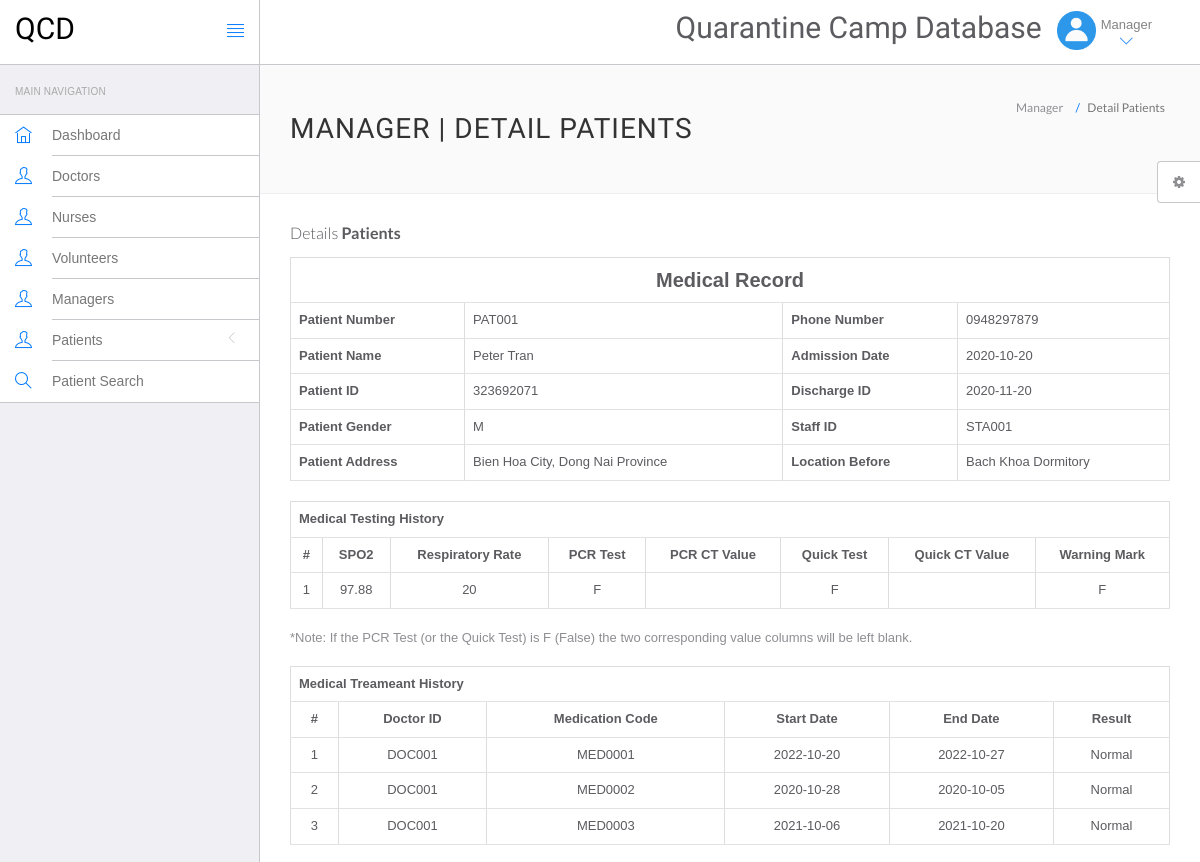
The page /camp/patient-view.php?viewid=PAT001 (signed in, upper part) on the database as committed earlier.
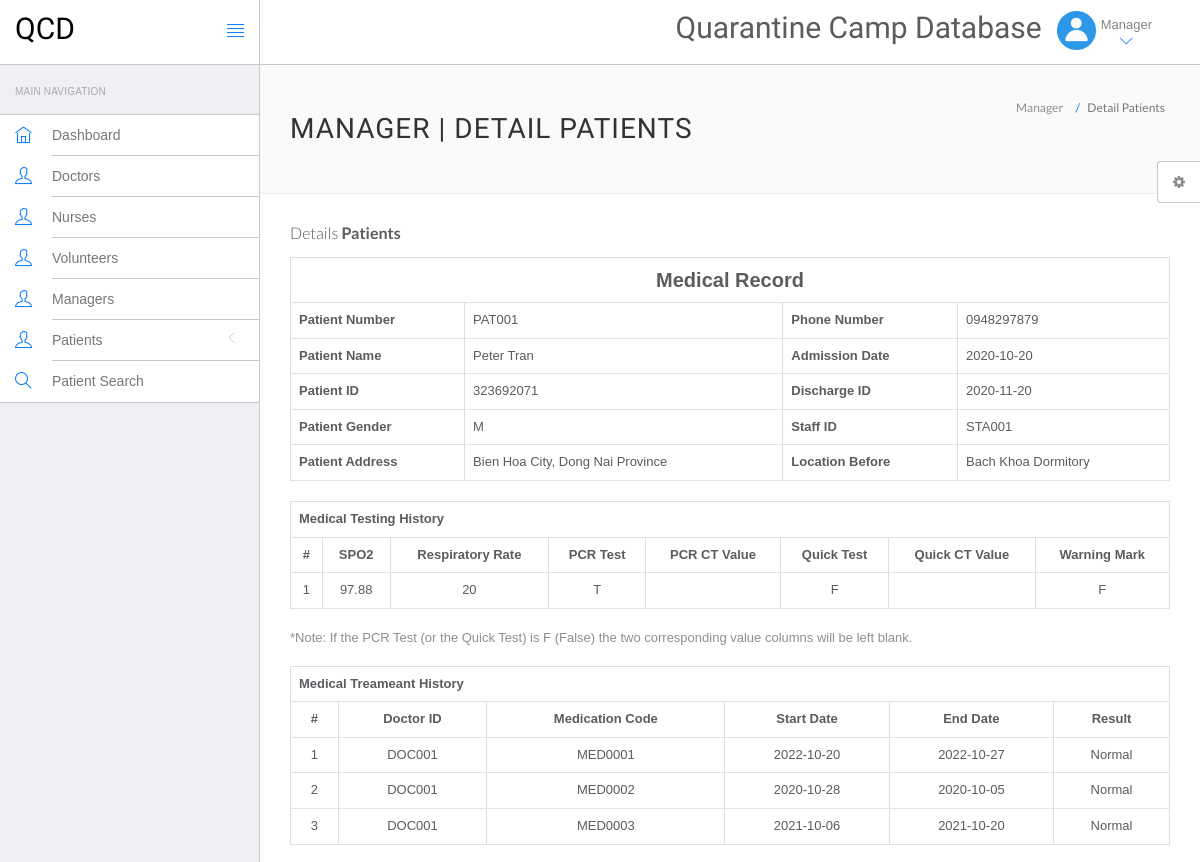
The same page on the database as committed later.
### tables this page shows
CREATE TABLE PATIENT
(
	Patient_no CHAR(6) PRIMARY KEY,
	Patient_name VARCHAR(30) NOT NULL,
	ID_no CHAR(9) NOT NULL,
	Phone_no CHAR(10),
	Gender CHAR(1),
	Patient_address VARCHAR(50),
	Discharge_date DATE,
	Nurse_ID CHAR(6),
	Admission_date DATE NOT NULL,
	Location_before VARCHAR(50),
	Staff_ID CHAR(6),
	CONSTRAINT          check_patient_gender CHECK (Gender = 'M' or Gender = 'F' or Gender IS NULL),
	CONSTRAINT          fk_patient_nurse_cares FOREIGN KEY (Nurse_ID) 
                                REFERENCES NURSE(Nurse_ID)
                                ON DELETE SET NULL,
	CONSTRAINT          fk_patient_staff_admits FOREIGN KEY(Staff_ID) 
                                REFERENCES STAFF(Staff_ID)
                                ON DELETE SET NULL
);

CREATE TABLE PATIENT_TEST_RESULTS ( 
    Patient_no          CHAR(6), 
    SPO2                DECIMAL(5,2),       
    Respiratory_rate    INT, 
    PCR_test            CHAR(1), 
    PCR_ct_value        INT,
    Quick_test          CHAR(1), 
    Quick_ct_value      INT,
    Warning_mark        CHAR(1),
    CONSTRAINT          check_boolean CHECK ((PCR_test = 'T' or PCR_test = 'F' or PCR_test IS NULL) 
                                            and (Quick_test = 'T' or Quick_test = 'F' or Quick_test IS NULL) 
                                            and (Warning_mark = 'T' or Warning_mark = 'F' or Warning_mark IS NULL)),
    PRIMARY KEY         (Patient_no, SPO2, Respiratory_rate, PCR_test, Quick_test), 
    CONSTRAINT          fk_test_patient_no FOREIGN KEY (Patient_no) 
                                REFERENCES PATIENT(Patient_no) 
                                ON DELETE CASCADE
);

CREATE TABLE TREATS ( 
    Patient_no          CHAR(6),      
    Doctor_ID           CHAR(6),      
    Medication_code     CHAR(7),    
    Start_date          DATE, 
    End_date            DATE, 
    Treat_result        VARCHAR(255), 
    PRIMARY KEY         (Patient_no, Doctor_ID, Medication_code), 
    CONSTRAINT          fk_treat_medication_code FOREIGN KEY(Medication_code) 
                                REFERENCES MEDICATION(Unique_code), 
    CONSTRAINT          fk_treat_doctor_id FOREIGN KEY(Doctor_ID) 
                                REFERENCES DOCTOR(Doctor_ID), 
    CONSTRAINT          fk_treat_patient_no FOREIGN KEY(Patient_no) 
                                REFERENCES PATIENT(Patient_no) 
                                ON DELETE CASCADE
);

### camp/patient-view.php (the view, shortened to what this page needs)
<?php
include('include/config.php');
?>
<!DOCTYPE html>
<html lang="en">
	<head>
		<link rel="stylesheet" href="vendor/bootstrap/css/bootstrap.min.css">
		<link rel="stylesheet" href="vendor/fontawesome/css/font-awesome.min.css">
		<link rel="stylesheet" href="vendor/themify-icons/themify-icons.min.css">
		<link href="vendor/animate.css/animate.min.css" rel="stylesheet" media="screen">
		<link href="vendor/perfect-scrollbar/perfect-scrollbar.min.css" rel="stylesheet" media="screen">
		<link href="vendor/switchery/switchery.min.css" rel="stylesheet" media="screen">
		<link href="vendor/bootstrap-touchspin/jquery.bootstrap-touchspin.min.css" rel="stylesheet" media="screen">
		<link href="vendor/select2/select2.min.css" rel="stylesheet" media="screen">
		<link href="vendor/bootstrap-datepicker/bootstrap-datepicker3.standalone.min.css" rel="stylesheet" media="screen">
		<link href="vendor/bootstrap-timepicker/bootstrap-timepicker.min.css" rel="stylesheet" media="screen">
		<link rel="stylesheet" href="assets/css/styles.css">
		<link rel="stylesheet" href="assets/css/plugins.css">
		<link rel="stylesheet" href="assets/css/themes/theme-1.css" id="skin_color" />
	</head>
	<body>
		<div id="app">
<?php include('include/sidebar.php');?>
<div class="app-content">
<?php include('include/header.php');?>
<div class="main-content" >
<div class="wrap-content container" id="container">
<section id="page-title">
<div class="row">
<div class="col-sm-8">
<h1 class="mainTitle">Manager | Detail Patients</h1>
</div>
<ol class="breadcrumb">
<li>
<span>Manager</span>
</li>
<li class="active">
<span>Detail Patients</span>
</li>
</ol>
</div>
</section>
<div class="container-fluid container-fullw bg-white">
<div class="row">
<div class="col-md-12">
<h5 class="over-title margin-bottom-15">Details <span class="text-bold">Patients</span></h5>
<?php
                               $vid=$_GET['viewid'];
                               $ret=mysqli_query($con,"select * from patient where Patient_no='$vid'");
$cnt=1;
while ($row=mysqli_fetch_array($ret)) {
                               ?>
<table border="1" class="table table-bordered">
 <tr align="center">
<td colspan="4" style="font-size:20px;color:blue"><b>
Medical Record</b></td></tr>
    <tr>
    <th scope>Patient Number</th>
    <td><?php  echo $row['Patient_no'];?></td>
    <th scope>Phone Number</th>
    <td><?php  echo $row['Phone_no'];?></td>
  </tr>
  <tr>
    <th scope>Patient Name</th>
    <td><?php  echo $row['Patient_name'];?></td>
    <th>Admission Date</th>
    <td><?php  echo $row['Admission_date'];?></td>
  </tr>
    <tr>
    <th>Patient ID</th>
    <td><?php  echo $row['ID_no'];?></td>
    <th>Discharge ID</th>
    <td><?php  echo $row['Discharge_date'];?></td>
  </tr>
  <tr>
    <th>Patient Gender</th>
    <td><?php  echo $row['Gender'];?></td>
    <th>Staff ID</th>
    <td><?php  echo $row['Staff_ID'];?></td>
  </tr>
    <tr>
    <th>Patient Address</th>
    <td><?php  echo $row['Patient_address'];?></td>
    <th>Location Before</th>
    <td><?php  echo $row['Location_before'];?></td>
  </tr>
<?php }?>
</table>
<?php
$ret=mysqli_query($con,"select * from PATIENT_TEST_RESULTS  where Patient_no='$vid'");
?>
<table id="datatable" class="table table-bordered dt-responsive nowrap" style="border-collapse: collapse; border-spacing: 10; width: 100%; text-align:center">
  <tr align="center">
   	<th colspan="8" style="text-align:left"  >Medical Testing History</th>
  </tr>
  <tr>
    <th style="text-align:center">#</th>
<th style="text-align:center">SPO2</th>
<th style="text-align:center">Respiratory Rate</th>
<th style="text-align:center">PCR Test</th>
<th style="text-align:center">PCR CT Value</th>
<th style="text-align:center">Quick Test</th>
<th style="text-align:center">Quick CT Value</th>
<th style="text-align:center">Warning Mark</th>
</tr>
<?php
while ($row=mysqli_fetch_array($ret)) {
  ?>
<tr>
    <td><?php echo $cnt;?></td>
    <td><?php  echo $row['SPO2'];?></td>
    <td><?php  echo $row['Respiratory_rate'];?></td>
    <td><?php  echo $row['PCR_test'];?></td>
    <td><?php  echo $row['PCR_ct_value'];?></td>
    <td><?php  echo $row['Quick_test'];?></td>
    <td><?php  echo $row['Quick_ct_value'];?></td>
    <td><?php  echo $row['Warning_mark'];?></td>
</tr>
<?php $cnt=$cnt+1;} ?>
</table>
<th align="center">*Note: If the PCR Test (or the Quick Test) is F (False) the two corresponding value columns will be left blank.</th>
<br>
<br>
<?php
$ret=mysqli_query($con,"select * from TREATS  where Patient_no='$vid'");
$cnt=1;
?>
<table id="datatable_2" class="table table-bordered dt-responsive nowrap" style="border-collapse: collapse; border-spacing: 10; width: 100%; text-align:center">
  <tr align="center">
   	<th colspan="8" style="text-align:left"  >Medical Treameant History</th>
  </tr>
  <tr>
    <th style="text-align:center;">#</th>
<th style="text-align:center">Doctor ID</th>
<th style="text-align:center">Medication Code</th>
<th style="text-align:center">Start Date</th>
<th style="text-align:center">End Date</th>
<th style="text-align:center">Result</th>
</tr>
<?php
while ($row=mysqli_fetch_array($ret)) {
  ?>
<tr>
    <td><?php echo $cnt;?></td>
    <td><?php  echo $row['Doctor_ID'];?></td>
    <td><?php  echo $row['Medication_code'];?></td>
    <td><?php  echo $row['Start_date'];?></td>
    <td><?php  echo $row['End_date'];?></td>
    <td><?php  echo $row['Treat_result'];?></td>
</tr>
<?php $cnt=$cnt+1;} ?>
</table>
</div>
</div>
</div>
</div>
</div>
</div>
</div>
	<?php include('include/setting.php');?>
	</body>
</html>

### camp/include/sidebar.php (shortened to what this page needs)
<div class="sidebar app-aside" id="sidebar">
	<div class="sidebar-container perfect-scrollbar">
		<nav>
			<div class="navbar-title">
				<span>Main Navigation</span>
			</div>
			<ul class="main-navigation-menu">
				<li>
					<a href="dashboard.php">
						<div class="item-content">
							<div class="item-media">
								<i class="ti-home"></i>
							</div>
							<div class="item-inner">
								<span class="title"> Dashboard </span>
							</div>
						</div>
					</a>
				</li>
				<li>
					<a href="doctor-list.php">
						<div class="item-content">
							<div class="item-media">
								<i class="ti-user"></i>
							</div>
							<div class="item-inner">
								<span class="title"> Doctors </span>
							</div>
						</div>
					</a>
				</li>
				<li>
					<a href="nurse-list.php">
						<div class="item-content">
							<div class="item-media">
								<i class="ti-user"></i>
							</div>
							<div class="item-inner">
								<span class="title"> Nurses </span>
							</div>
						</div>
					</a>
				</li>
				<li>
					<a href="volunteer-list.php">
						<div class="item-content">
							<div class="item-media">
								<i class="ti-user"></i>
							</div>
							<div class="item-inner">
								<span class="title"> Volunteers </span>
							</div>
						</div>
					</a>
				</li>
				<li>
					<a href="manager-list.php">
						<div class="item-content">
							<div class="item-media">
								<i class="ti-user"></i>
							</div>
							<div class="item-inner">
								<span class="title"> Managers </span>
							</div>
						</div>
					</a>
				</li>
				<li>
					<a href="javascript:void(0)">
						<div class="item-content">
							<div class="item-media">
								<i class="ti-user"></i>
							</div>
							<div class="item-inner">
								<span class="title"> Patients </span><i class="icon-arrow"></i>
							</div>
						</div>
					</a>
				</li>
				<li>
					<a href="patient-search.php">
						<div class="item-content">
							<div class="item-media">
								<i class="ti-search"></i>
							</div>
							<div class="item-inner">
								<span class="title"> Patient Search </span>
							</div>
						</div>
					</a>
				</li>
			</ul>
		</nav>
	</div>
</div>

### camp/include/header.php (shortened to what this page needs)
<header class="navbar navbar-default navbar-static-top">
					<div class="navbar-header">
						<a class="navbar-brand" href="#">
							<h2 style="padding-top:20%; color:#000 ">QCD</h2>
						</a>
						<a href="#" class="sidebar-toggler pull-right visible-md visible-lg" data-toggle-class="app-sidebar-closed" data-toggle-target="#app">
							<i class="ti-align-justify"></i>
						</a>
					</div>
					<div class="navbar-collapse collapse">
						<ul class="nav navbar-right">
								<li  style="padding-top:2% ">
								<h2>Quarantine Camp Database</h2>
							</li>
							<li class="dropdown current-user">
								<a href class="dropdown-toggle" data-toggle="dropdown">
									<img src="assets/images/manager-user.png" > <span class="username">
			Manager
									<i class="ti-angle-down"></i></i></span>
								</a>
							</li>
						</ul>
					</div>
				</header>

### camp/include/setting.php (shortened to what this page needs)
<div class="settings panel panel-default hidden-xs hidden-sm" id="settings">
				<button ct-toggle="toggle" data-toggle-class="active" data-toggle-target="#settings" class="btn btn-default">
					<i class="fa fa-spin fa-gear"></i>
				</button>
			</div>

### camp/assets/css/plugins.css (style rules this page uses)
.perfect-scrollbar { overflow-y: hidden !important; }

### camp/assets/css/themes/theme-1.css (style rules this page uses)
body { background: #FAFAFA; }
header .navbar-header { background: #ffffff !important; border-right-color: #c8c7cc !important; border-bottom-color: #c8c7cc !important; }
header .navbar-header .sidebar-toggler, header .navbar-header .sidebar-mobile-toggler { color: #007aff !important; }
header .navbar-header .navbar-brand { color: #777 !important; }
header .navbar-collapse { background: #ffffff !important; border-bottom-color: #c8c7cc !important; box-shadow: none !important; }
header .navbar-collapse .navbar-right > li > a { color: #777; }
header .navbar-collapse .navbar-right > li > a i { color: #007aff !important; }
#sidebar { background: #EFEFF4 !important; }
#sidebar:before { border-right-width: "1px" !important; border-right-style: solid; border-right-color: #c8c7cc !important; }
#sidebar nav { border-right-width: "1px" !important; border-right-style: solid; border-right-color: #c8c7cc !important; }
#sidebar nav .navbar-title { color: #aaaaaa; }
#sidebar nav > ul { background: #ffffff !important; border-bottom-color: #c8c7cc !important; border-top-color: #c8c7cc !important; }
#sidebar nav > ul > li > a .item-media > i { color: #007aff !important; }
#sidebar nav > ul > li > a .item-inner { color: #777 !important; border-bottom-color: #c8c7cc; }

Rows that differ between the two databases and show on the page:
removed patient_test_results: SPO2 "97.88", Respiratory_rate "20", PCR_test "F", Quick_test "F", Warning_mark "F"
added patient_test_results: SPO2 "97.88", Respiratory_rate "20", PCR_test "T", Quick_test "F", Warning_mark "F"
